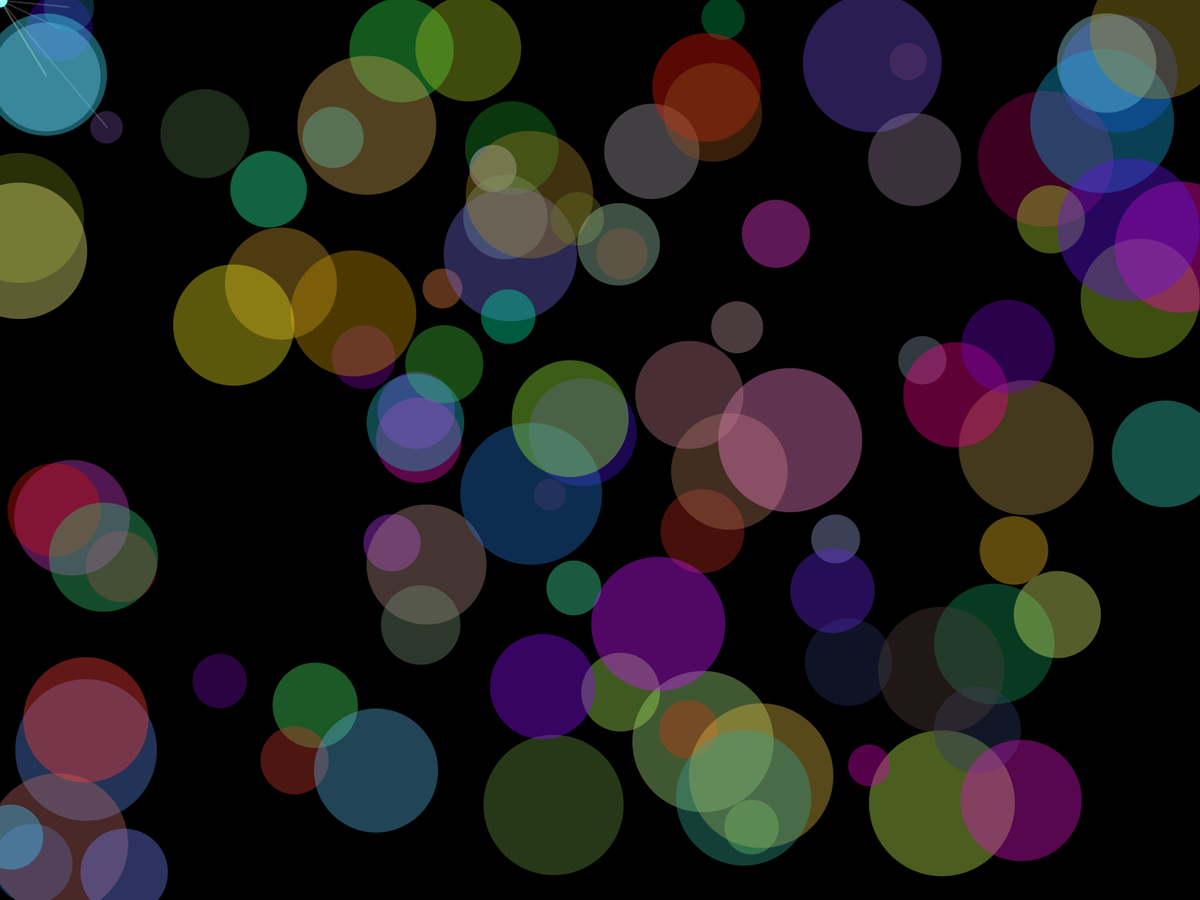
Frame 1 (no input)
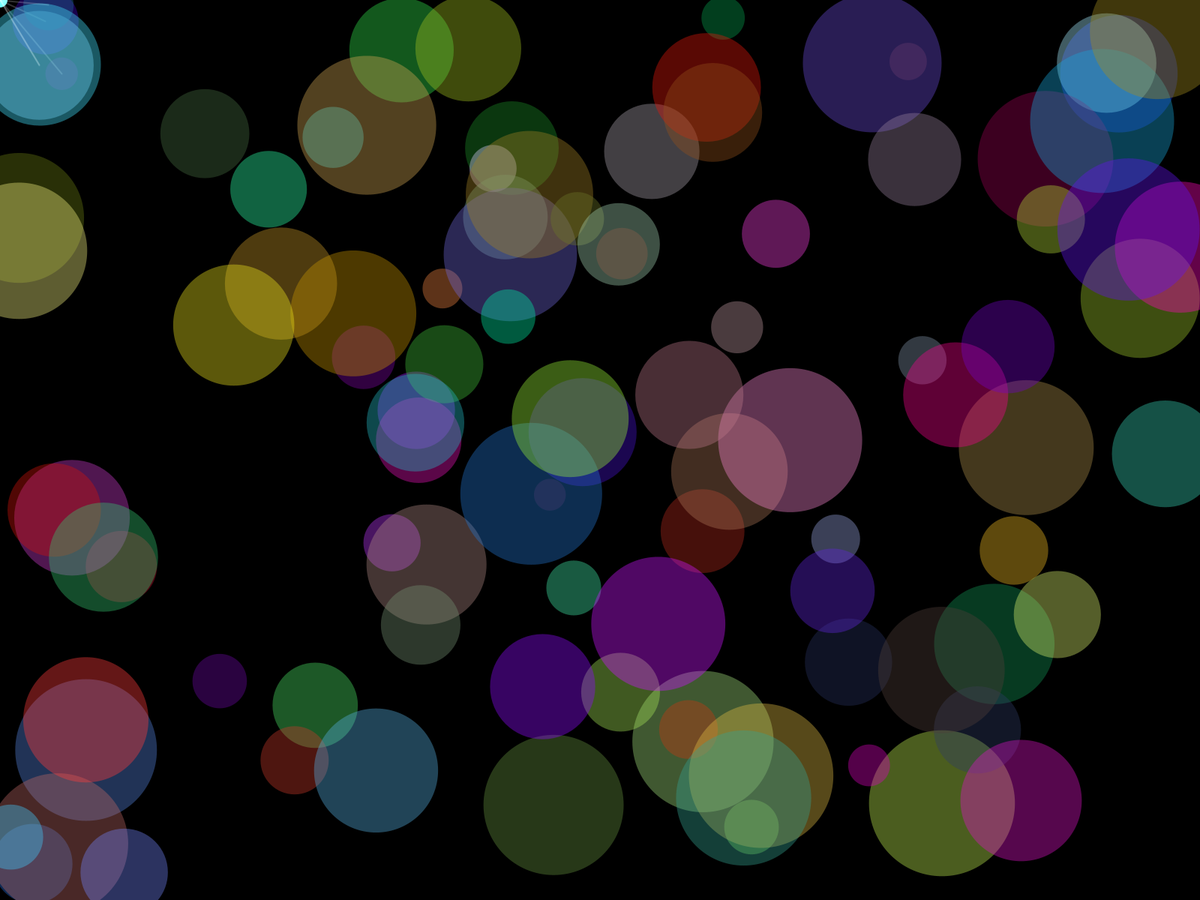
Frame 60 (the mouse pressed at the canvas centre just before this capture)
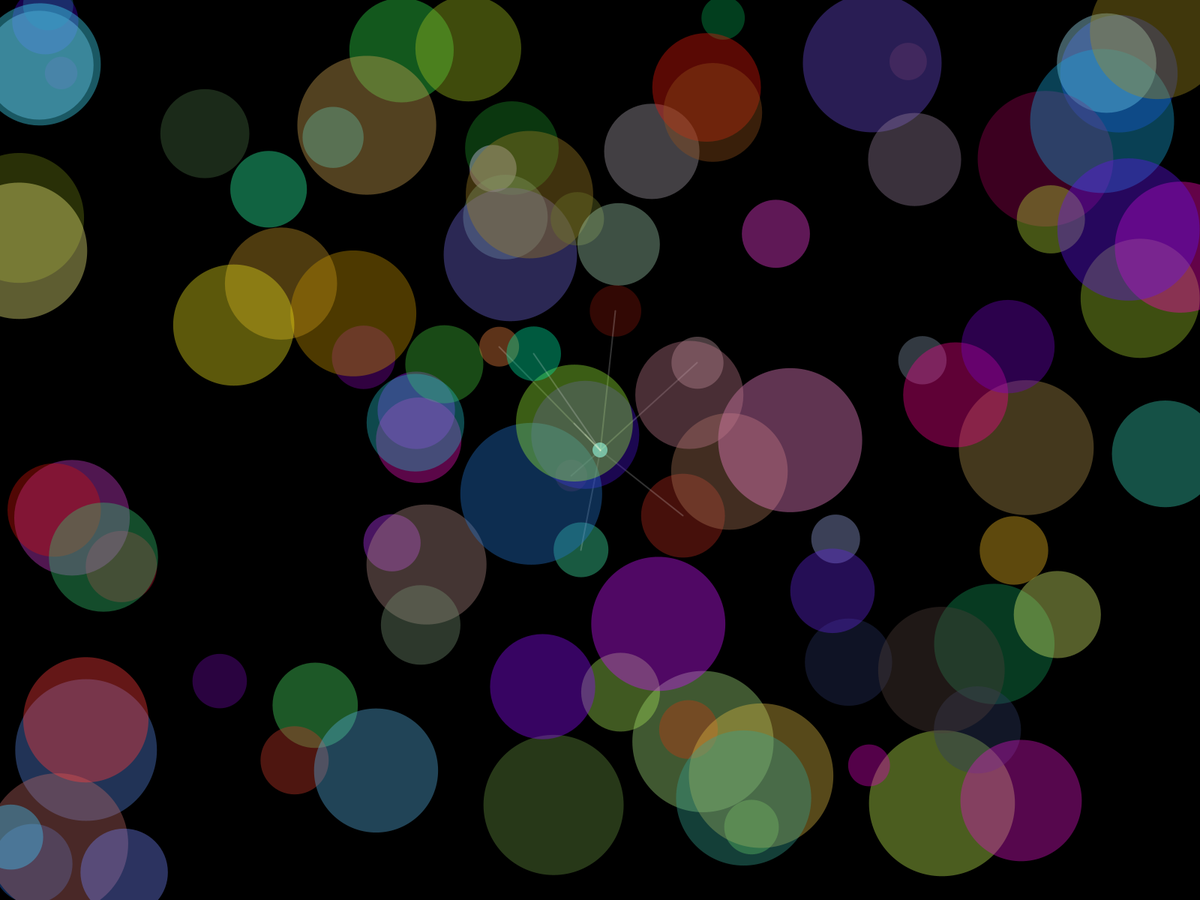
Frame 120 (the mouse held since frame 60 and released just before this capture)

The Processing sketch that drew these frames (run headless with seeded random() and noise(); from frame 60 on, the mouse is pressed at the canvas centre):

// Processing sketch: sketch_160608b
// ── sketch_160608b.pde
// Ejemplo sobre movimiento
// Mauricio Avilés
// Basado en el ejemplo de Tomás de Camino

int nBolas = 100;
ArrayList<Bola> bolas = new ArrayList<Bola>();
 
void setup() {
  fullScreen();
  noCursor();
  smooth();
  for (int i=0; i<nBolas; i++) {
    bolas.add(new Bola(random(width), random(height)));
  }
}
 
void draw() {
  noStroke();
  background(0);
  fill(116, 255, 255);
  ellipse(mouseX, mouseY, 20, 20);//dibuja la elipse del mouse
  for (Bola b : bolas) {
    b.dibujar();
  }
}
// ── Bola.pde
class Bola {
  private float x;
  private float y;
  private float r;
  private float g;
  private float b;
  private float a;
  private float tamano;
  private float distanciaReaccion;
  
  public Bola(float x, float y, float r, float g, float b) {
    this.x = x;
    this.y = y;
    this.r = r;
    this.g = g;
    this.b = b;
    this.a = 100;
    tamano = random(40, 200);
    distanciaReaccion = 500 * 40 / tamano;
  }

  public Bola(float x, float y) {
    this(x, y, random(256), random(256), random(256));
  }
  
  public void dibujar() {
    dibujarCirculo();
    dibujarLinea();
  }
  
  private void dibujarCirculo() {
    noStroke();
    fill(r, g, b, a);
    ellipse(x, y, tamano, tamano);
  }
  private void dibujarLinea() {
    float distancia = sqrt(sq(mouseX - x) + sq(mouseY - y));
    if (distancia < distanciaReaccion) {
      strokeWeight(2);
      stroke(255, 255, 255, 50);
      line(mouseX, mouseY, x, y);
      actualizar();
    }
  }
  private void actualizar() {
     x += (mouseX - x) / (100 * tamano / 40);
     y += (mouseY - y) / (100 * tamano / 40);
  }
}
